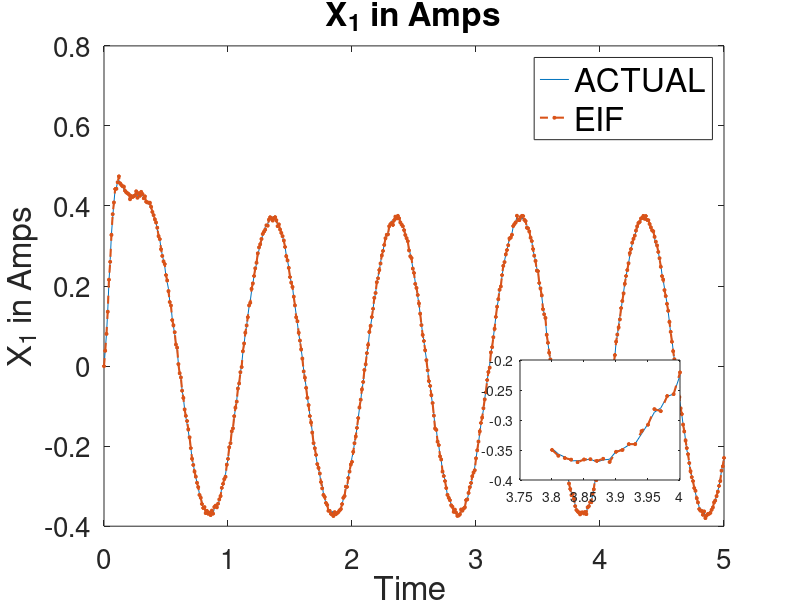
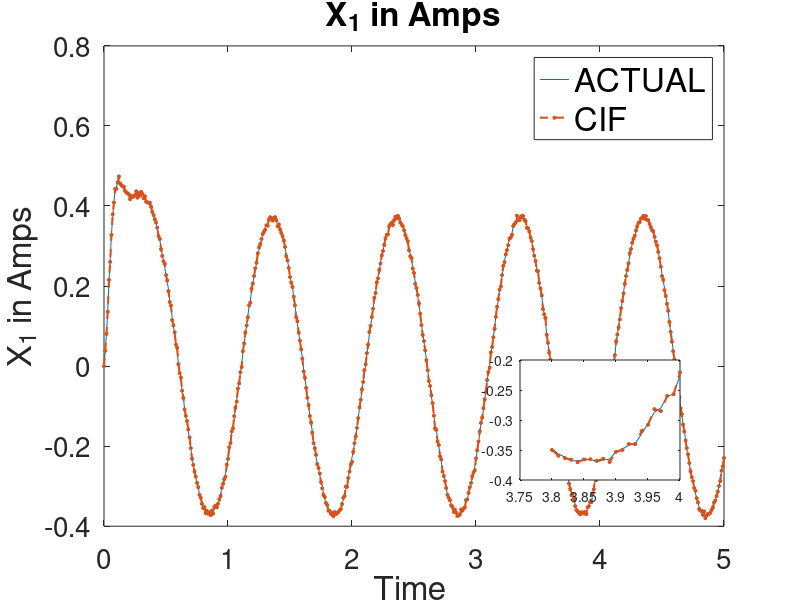
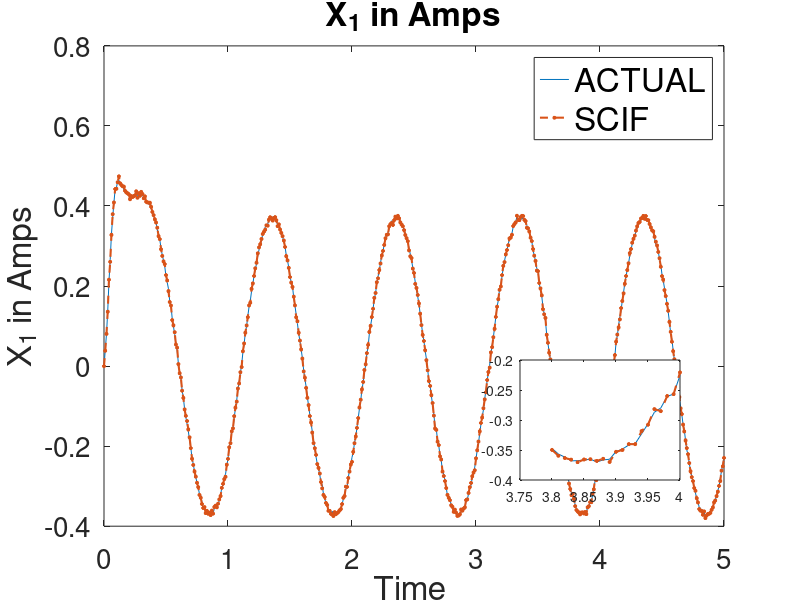
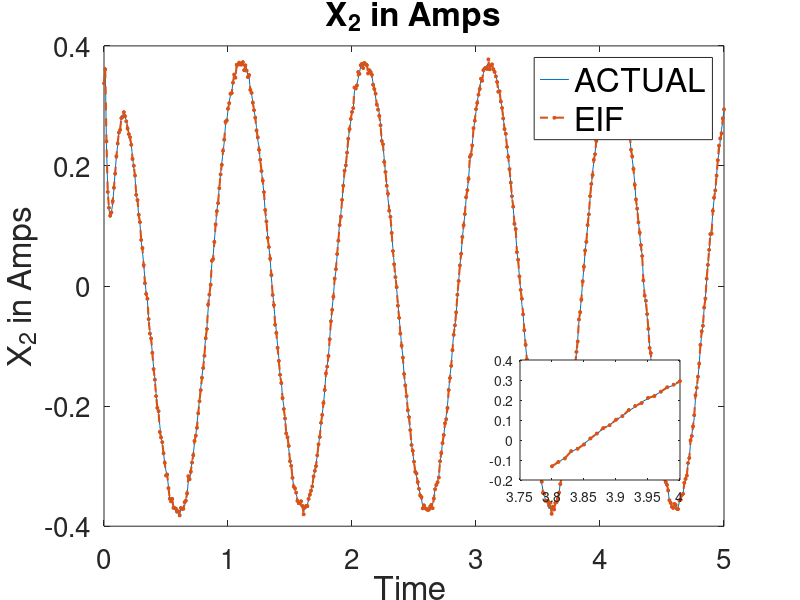

Reproduce these figures in MATLAB, in order.
% Program by Sreevalsan S Menon(sm2hm@mst.edu)

clc
clear 
close all
rng default
%% System Paramters
t = 0:0.001:5;  % Simulation Time
F = 0.001;      % Coefficient of viscous friction
J = 0.00018;    % Moment of inertia
I = 0.003;      % Winding inductance
lambda = 0.1;   % Motor constant
Re = 1.9;       % Winding resistance
x = zeros(4,1); % Initial states
%% Noise matrix
R = [10e-6 0; 0 10e-6];                                 % Measurement noise
Q = [11.11 0 0 0;0 11.11 0 0;0 0 0.25 0;0 0 0 1e-6];    % Process Noise


%% Extended Information Filter  
Y=1/1000*eye(4);                                        % Information matrix initialization
x_hat=[0.1 0.2 0.3 0.4]';                               % Initial state estimate

%% Cubature Information Filter
Pc=inv(1000*eye(4));                                    % Covariance Iniatilzation
Sc=chol(Pc,'lower');                                    % Finding square root of covriance matrix
Syc=inv(Sc);                                            % Finding square root information matrix
x_hatc=[0.1 0.2 0.3 0.4]';                              % Initial state estimate
Xi =  repmat(x_hatc,1,8) + Sc*sqrt(4)*[eye(4) -eye(4)]; % Finding cubature points

%% Square root Kalman Information Filter
Psk=1000*eye(4);                                        % Covariance Iniatilzation
Ysk=chol(Psk\eye(4));                                   % Finding square root information matrix
x_hatsk=[0.1 0.2 0.3 0.5]';                             % Initial state estimate

%% Square root Cubature Information Filter
Psc=1000*eye(4);                                        % Covariance Iniatilzation
Qsqrt=chol(Q);                                          % Square root of process noise
Ssc=chol(Psc\eye(4),'lower');                           % Square root of covariance matrix
Sysc=inv(Ssc);                                          % Square root information matrix
x_hatsc=[0.1 0.2 0.3 0.5]';                             % Initial state estimate
Xis =  repmat(x_hatsc,1,8) + Ssc*sqrt(4)*[eye(4) -eye(4)]; % Finding cubature points
%% Data array
data=[];              % Array to save loop values

%% Prediction and Measurement Update
for i=1:size(t,2)
    %% Actual System
    u1=sin(0.002*pi*i);                                         % State Input u1
    u2=cos(0.002*pi*i);                                         % State Input u2
    x=[ x(1)+0.001*(-Re*x(1)/I + x(3)*lambda*sin(x(4))/I+u1/I)
        x(2)+0.001*(-Re*x(2)/I - x(3)*lambda*cos(x(4))/I+u2/I)
        x(3)+0.001*(-3*lambda*x(1)*sin(x(4))/(2*J)+3*lambda*x(2)*cos(x(4))/(2*J)-F*x(3)/J)
        x(4)+0.001*x(3)];                                       % State update
    x=x+0.001*sqrt(Q)*randn(4,1);                               % Add Process noise
    y=x(1:2)+sqrt(R)*randn(2,1);                                % Finding output 
    
    %% Extended Information Filter(EIF)
    % Prediction
    x_hat=[ x_hat(1)+0.001*(-Re*x_hat(1)/I + x_hat(3)*lambda*sin(x_hat(4))/I+u1/I)
            x_hat(2)+0.001*(-Re*x_hat(2)/I - x_hat(3)*lambda*cos(x_hat(4))/I+u2/I)
            x_hat(3)+0.001*(-3*lambda*x_hat(1)*sin(x_hat(4))/(2*J)+3*lambda*x_hat(2)*cos(x_hat(4))/(2*J)-F*x_hat(3)/J)
            x_hat(4)+0.001*x_hat(3)];                           % State estimate update EIF
    A=[-Re/I 0 lambda/I*sin(x_hat(4)) x_hat(3)*lambda*cos(x_hat(4))/I
        0 -Re/I -lambda*cos(x_hat(4))/I x_hat(3)*lambda*sin(x_hat(4))/I
       -3/2*lambda*sin(x_hat(4))/J 3*lambda*cos(x_hat(4))/(2*J) -F/J -3*lambda*(x_hat(1)*cos(x_hat(4))/(2*J)+x_hat(2)*sin(x_hat(4)))
        0 0 1 0];                                               % Linearization of stae matrix
    Y=inv(A*(Y\A')+Q);                                          % Update information matrix
    y_hat=Y*x_hat;                                              % Update information states
     
    % Measurement Update
    C=[1 0 0 0;0 1 0 0];                                        % Output matrix
    v_k=y-[x_hat(1);x_hat(2)];                                  % Measurement residual
    i_k=C'*(R\(v_k+C*x_hat));                                   % Information state contribution
    I_k=C'*(R\C);                                               % Information matrix contrbution
    y_hat=y_hat+i_k;                                            % Update Information state
    Y=Y+I_k;                                                    % Update Information matrix
    x_hat=Y\y_hat;                                              % Update state estimate
    
    %% Cubature information Filter
    %Prediction
    Xi=[ Xi(1,:)+0.001.*(-Re.*Xi(1,:)./I + Xi(3,:).*lambda.*sin(Xi(4,:))./I+u1/I*ones(1,8))
         Xi(2,:)+0.001.*(-Re*Xi(2,:)./I - Xi(3,:).*lambda.*cos(Xi(4,:))./I+u2/I*ones(1,8))
         Xi(3,:)+0.001.*(-3.*lambda.*Xi(1,:).*sin(Xi(4,:))./(2.*J)+3.*lambda.*Xi(2,:).*cos(Xi(4,:))./(2.*J)-F.*Xi(3,:)./J)
         Xi(4,:)+0.001*Xi(3,:)];                                % Update cubature estimates
    x_hatc=mean(Xi,2);                                          % Find mean estimate
    Pc=(1/8)*(Xi*Xi')-x_hatc*x_hatc'+Q;                         % Predicted covariance matrix
    Sc=chol(Pc);                                                % Square root of covariance matrix
    Yc=inv(Pc);                                                 % Predicted information matrix
    yhat_c=Yc*x_hatc;                                           % Predicted information states
    
    % Measurement Update
    Xi =  repmat(x_hatc,1,8) + Sc*sqrt(4)*[eye(4) -eye(4)];     % Update cubature points
    z_i=Xi(1:2,:);                                              % Output estimate
    z_k=mean(z_i,2);                                            % Output estimate mean
    vk=y-z_k;                                                   % Measurement residual
    Pxz=(1/8)*Xi*z_i'-x_hatc*z_k';                              % Error cross covariance matrix
    I_kc=Yc*Pxz*inv(R)*Pxz'*Yc';                                % Information matrix contrbution
    i_kc=Yc*Pxz*inv(R)*(vk+Pxz'*Yc'*x_hatc);                    % Information state contrbution
    Yc=Yc+I_kc;                                                 % Update Information matrix
    yhat_c=yhat_c+i_kc;                                         % Update Information states
    x_hatc=Yc\yhat_c;                                           % Update state estimate
    Pc=Yc\eye(4);                                               % Update covariance matrix
    Sc=chol(diag(diag(Pc)),'lower');                            % Find square root of covariance matrix
    Xi =  repmat(x_hatc,1,8) + Sc*sqrt(4)*[eye(4) -eye(4)];     % Update cubate points
    
% %% Square root extended information filter
%     % Prediction
%     x_hatsk=[ x_hatsk(1)+0.001*(-Re*x_hatsk(1)/I + x_hatsk(3)*lambda*sin(x_hatsk(4))/I+u1/I)
%             x_hatsk(2)+0.001*(-Re*x_hatsk(2)/I - x_hatsk(3)*lambda*cos(x_hatsk(4))/I+u2/I)
%             x_hatsk(3)+0.001*(-3*lambda*x_hatsk(1)*sin(x_hatsk(4))/(2*J)+3*lambda*x_hatsk(2)*cos(x_hatsk(4))/(2*J)-F*x_hatsk(3)/J)
%             x_hatsk(4)+0.001*x_hatsk(3)];                       % Predict state estimate
%     A=[-Re/I 0 lambda/I*sin(x_hatsk(4)) x_hatsk(3)*lambda*cos(x_hatsk(4))/I
%         0 -Re/I -lambda*cos(x_hatsk(4))/I x_hatsk(3)*lambda*sin(x_hatsk(4))/I
%        -3/2*lambda*sin(x_hatsk(4))/J 3*lambda*cos(x_hatsk(4))/(2*J) -F/J -3*lambda*(x_hatsk(1)*cos(x_hatsk(4))/(2*J)+x_hatsk(2)*sin(x_hatsk(4)))
%         0 0 1 0];                                               % Linearization of stae matrix
%     Ysk=chol((inv(A*((Ysk*Ysk')\A')+Q)),'lower');               % Predict square root of information matrix
%     y_hatsk=Ysk*x_hatsk;                                        % Predict information states
%     
%     % Measurement Update
%     C=[0 1 0 0;1 0 0 0];                                        % Output matrix
%     [W, T]  = qr([Ysk C'*sqrt(R);y_hatsk' y'*sqrt(R)]',0);T=T';  % Householder transformation QR decomposition
%     Ysk=tril(T(1:4,1:4));                                       % Update information matrix
%     y_hatsk=T(5,1:4)';                                          % Update information state
%     x_hatsk=Ysk\y_hatsk;                                        % Update state estimate
%     
%% Square root cubature information filter
    %Prediction
    Xis=[ Xis(1,:)+0.001.*(-Re.*Xis(1,:)./I + Xis(3,:).*lambda.*sin(Xis(4,:))./I+u1/I*ones(1,8))
         Xis(2,:)+0.001.*(-Re*Xis(2,:)./I - Xis(3,:).*lambda.*cos(Xis(4,:))./I+u2/I*ones(1,8))
         Xis(3,:)+0.001.*(-3.*lambda.*Xis(1,:).*sin(Xis(4,:))./(2.*J)+3.*lambda.*Xis(2,:).*cos(Xis(4,:))./(2.*J)-F.*Xis(3,:)./J)
         Xis(4,:)+0.001*Xis(3,:)];                                  % Update cubature estimates    
    x_hatsc=mean(Xis,2);                                            % Find mean estimate
    Xt=(Xis-repmat(x_hatsc,1,8))/sqrt(8);                           % Weighted center matrix
    [~,Ssc]=qr([Xt Qsqrt]',0);Ssc=Ssc';                             % Predict square root of covariance
    Sysc=eye(4)/Ssc';                                               % Predict square root of information matrix
    yhat_sc=Sysc*Sysc'*x_hatsc;                                     % Predict information states
    
    % Measurement Update
    Xis =  repmat(x_hatsc,1,8) + Ssc*sqrt(4)*[eye(4) -eye(4)];      % Update cubature points
    z_is=Xis(1:2,:);                                                % Output estimate
    z_ks=mean(z_is,2);                                              % Mean output estimate
    Xs=(Xis-repmat(x_hatsc,1,8))/sqrt(8);                           % Weighted center matrix for X
    Z=(z_is-repmat(z_ks,1,8))/sqrt(8);                              % Weighted center matrix for Z
    [~,Ss]=qr([Z sqrt(R); Xs zeros(4,2)]',0);Ss=Ss';                % Perform QR decomposition
    Xs=Ss(1:2,1:2);Ys=Ss(3:end,1:2);                                % 
    I_sc=Sysc*Sysc'*(Ys*Xs')*sqrt(pinv(R));                         % Information matrix contribution
    i_sc=(I_sc*sqrt(pinv(R)))*(y-z_ks)+I_sc*I_sc'*x_hatsc;          % Information state contribution
    [~,Sysc]=qr([Sysc I_sc]',0);Sysc=Sysc';                         % Update square root of Information matrix
    yhat_sc=yhat_sc+i_sc;                                           % Update Information state
    Ssc=eye(4)/Sysc';                                               % Update square root of covariance matrix
    x_hatsc=Ssc*Ssc'*yhat_sc;                                       % Find state estimate
    Xis =  repmat(x_hatsc,1,8) + Ssc*sqrt(4)*[eye(4) -eye(4)];      % Update cubature points
    
    %% Saving estimates
    if mod(t(i),0.01)==0
       data=[data; x' x_hat' x_hatc' x_hatsk' x_hatsc'];        % Saving the data
    end  
end
%% Plot X1

figure
plot(0:0.01:5,data(:,1),0:0.01:5,data(:,5),'--*', 'LineWidth',1.5,'MarkerSize',2.5); 
set(gca,'FontSize',20);
title('X_1 in Amps','FontSize', 24)
xlabel('Time ','FontSize', 24);ylabel('X_1 in Amps','FontSize', 24);
legend('ACTUAL','EIF','FontSize', 24)
axes('Position',[.65 .2 .2 .2])
box on
plot(3.8:0.01:4,data(381:401,1),3.8:0.01:4,data(381:401,5),'--*', 'LineWidth',1.5,'MarkerSize',2.5)

figure
plot(0:0.01:5,data(:,1),0:0.01:5,data(:,9),'--*', 'LineWidth',1.5,'MarkerSize',2.5); 
set(gca,'FontSize',20);
title('X_1 in Amps','FontSize', 24)
xlabel('Time ','FontSize', 24);ylabel('X_1 in Amps','FontSize', 24);
legend('ACTUAL','CIF','FontSize', 24)
axes('Position',[.65 .2 .2 .2])
box on
plot(3.8:0.01:4,data(381:401,1),3.8:0.01:4,data(381:401,9),'--*', 'LineWidth',1.5,'MarkerSize',2.5)


figure
plot(0:0.01:5,data(:,1),0:0.01:5,data(:,17),'--*', 'LineWidth',1.5,'MarkerSize',2.5); 
set(gca,'FontSize',20);
title('X_1 in Amps','FontSize', 24)
xlabel('Time ','FontSize', 24);ylabel('X_1 in Amps','FontSize', 24);
legend('ACTUAL','SCIF','FontSize', 24)
axes('Position',[.65 .2 .2 .2])
box on
plot(3.8:0.01:4,data(381:401,1),3.8:0.01:4,data(381:401,17),'--*', 'LineWidth',1.5,'MarkerSize',2.5)

%% Plot X2

figure
plot(0:0.01:5,data(:,2),0:0.01:5,data(:,6),'--*', 'LineWidth',1.5,'MarkerSize',2.5); 
set(gca,'FontSize',20);
title('X_2 in Amps','FontSize', 24)
xlabel('Time ','FontSize', 24);ylabel('X_2 in Amps','FontSize', 24);
legend('ACTUAL','EIF','FontSize', 24)
axes('Position',[.65 .2 .2 .2])
box on
plot(3.8:0.01:4,data(381:401,2),3.8:0.01:4,data(381:401,6),'--*', 'LineWidth',1.5,'MarkerSize',2.5)

figure
plot(0:0.01:5,data(:,2),0:0.01:5,data(:,10),'--*', 'LineWidth',1.5,'MarkerSize',2.5); 
set(gca,'FontSize',20);
title('X_2 in Amps','FontSize', 24)
xlabel('Time ','FontSize', 24);ylabel('X_2 in Amps','FontSize', 24);
legend('ACTUAL','CIF','FontSize', 24)
axes('Position',[.65 .2 .2 .2])
box on
plot(3.8:0.01:4,data(381:401,2),3.8:0.01:4,data(381:401,10),'--*', 'LineWidth',1.5,'MarkerSize',2.5)


figure
plot(0:0.01:5,data(:,2),0:0.01:5,data(:,18),'--*', 'LineWidth',1.5,'MarkerSize',2.5); 
set(gca,'FontSize',20);
title('X_2 in Amps','FontSize', 24)
xlabel('Time ','FontSize', 24);ylabel('X_2 in Amps','FontSize', 24);
legend('ACTUAL','SCIF','FontSize', 24)
axes('Position',[.65 .2 .2 .2])
box on
plot(3.8:0.01:4,data(381:401,2),3.8:0.01:4,data(381:401,18),'--*', 'LineWidth',1.5,'MarkerSize',2.5)


%% Plot X3
figure
plot(0:0.01:5,data(:,3),0:0.01:5,data(:,7),'--*', 'LineWidth',1.5,'MarkerSize',2.5); 
set(gca,'FontSize',20);
title('X_3 in Rad/s','FontSize', 24)
xlabel('Time ','FontSize', 24);ylabel('X_3 in Rad/s','FontSize', 24);
legend('ACTUAL','EIF','FontSize', 24)
axes('Position',[.65 .2 .2 .2])
box on
plot(3.8:0.01:4,data(381:401,3),3.8:0.01:4,data(381:401,7),'--*', 'LineWidth',1.5,'MarkerSize',2.5)

figure
plot(0:0.01:5,data(:,3),0:0.01:5,data(:,11),'--*', 'LineWidth',1.5,'MarkerSize',2.5); 
set(gca,'FontSize',20);
title('X_3 in Rad/s','FontSize', 24)
xlabel('Time ','FontSize', 24);ylabel('X_3 in Rad/s','FontSize', 24);
legend('ACTUAL','CIF','FontSize', 24)
axes('Position',[.65 .6 .2 .2])
box on
plot(3.8:0.01:4,data(381:401,3),3.8:0.01:4,data(381:401,11),'--*', 'LineWidth',1.5,'MarkerSize',2.5)


figure
plot(0:0.01:5,data(:,3),0:0.01:5,data(:,19),'--*', 'LineWidth',1.5,'MarkerSize',2.5); 
set(gca,'FontSize',20);
title('X_3 in Rad/s','FontSize', 24)
xlabel('Time ','FontSize', 24);ylabel('X_3 in Rad/s','FontSize', 24);
legend('ACTUAL','SCIF','FontSize', 24)
axes('Position',[.65 .6 .2 .2])
box on
plot(3.8:0.01:4,data(381:401,3),3.8:0.01:4,data(381:401,19),'--*', 'LineWidth',1.5,'MarkerSize',2.5)

%% Plot X4
figure
plot(0:0.01:5,mod(data(:,4),2*pi),0:0.01:5,mod(data(:,8),2*pi),'--*', 'LineWidth',1.5,'MarkerSize',2.5); 
set(gca,'FontSize',20);
title('X_4 in Rad','FontSize', 24)
xlabel('Time ','FontSize', 24);ylabel('X_4 in Rad','FontSize', 24);
legend('ACTUAL','EIF','FontSize', 24)
axes('Position',[.65 .2 .2 .2])
box on
plot(3.8:0.01:4,mod(data(381:401,4),2*pi),3.8:0.01:4,mod(data(381:401,8),2*pi),'--*', 'LineWidth',1.5,'MarkerSize',2.5)

figure
plot(0:0.01:5,mod(data(:,4),2*pi),0:0.01:5,mod(data(:,12),2*pi),'--*', 'LineWidth',1.5,'MarkerSize',2.5); 
set(gca,'FontSize',20);
title('X_4 in Rad','FontSize', 24)
xlabel('Time ','FontSize', 24);ylabel('X_4 in Rad','FontSize', 24);
legend('ACTUAL','CIF','FontSize', 24)
axes('Position',[.65 .2 .2 .2])
box on
plot(3.8:0.01:4,mod(data(381:401,4),2*pi),3.8:0.01:4,mod(data(381:401,12),2*pi),'--*', 'LineWidth',1.5,'MarkerSize',2.5)


figure
plot(0:0.01:5,mod(data(:,4),2*pi),0:0.01:5,mod(data(:,20),2*pi),'--*', 'LineWidth',1.5,'MarkerSize',2.5); 
set(gca,'FontSize',20);
title('X_4 in Rad','FontSize', 24)
xlabel('Time ','FontSize', 24);ylabel('X_4 in Rad','FontSize', 24);
legend('ACTUAL','SCIF','FontSize', 24)
axes('Position',[.65 .2 .2 .2])
box on
plot(3.8:0.01:4,mod(data(381:401,4),2*pi),3.8:0.01:4,mod(data(381:401,20),2*pi),'--*', 'LineWidth',1.5,'MarkerSize',2.5)

%% Plot RMSE
figure
plot(0:0.01:5,abs(data(:,1)-data(:,5)),0:0.01:5,abs(data(:,1)-data(:,9)), 0:0.01:5,abs(data(:,1)-data(:,17)), 'LineWidth',1.5,'MarkerSize',2.5); 
set(gca,'FontSize',20);
title('Error X1','FontSize', 24)
xlabel('Time ','FontSize', 24);ylabel('Error X1','FontSize', 24);
legend('EIF','CIF','SCIF','FontSize', 24)

figure
plot(0:0.01:5,abs(data(:,2)-data(:,6)),0:0.01:5,abs(data(:,2)-data(:,10)), 0:0.01:5,abs(data(:,2)-data(:,18)), 'LineWidth',1.5,'MarkerSize',2.5); 
set(gca,'FontSize',20);
title('Error X2','FontSize', 24)
xlabel('Time ','FontSize', 24);ylabel('Error X2','FontSize', 24);
legend('EIF','CIF','SCIF','FontSize', 24)

figure
plot(0:0.01:5,abs(data(:,3)-data(:,7)),'m',0:0.01:5,abs(data(:,3)-data(:,11)),'r', 0:0.01:5,abs(data(:,3)-data(:,19)),'k', 'LineWidth',1.5,'MarkerSize',2.5); 
set(gca,'FontSize',20);
title('Error X3','FontSize', 24)
xlabel('Time ','FontSize', 24);ylabel('Error X3','FontSize', 24);
legend('EIF','CIF','SCIF','FontSize', 24)
axes('Position',[.65 .6 .2 .2])
box on
plot(3.8:0.01:5,abs(data(381:end,3)-data(381:end,11)),'r' , 'LineWidth',1.5,'MarkerSize',2.5)
axes('Position',[.65 0.3 .2 .2])
box on
plot(3.8:0.01:5,abs(data(381:end,3)-data(381:end,19)), 'k','LineWidth',1.5,'MarkerSize',2.5)

figure
plot(0:0.01:5,abs(data(:,4)-data(:,8)),'m',0:0.01:5,abs(data(:,4)-data(:,12)),'r', 0:0.01:5,abs(data(:,4)-data(:,20)),'k', 'LineWidth',1.5,'MarkerSize',2.5); 
set(gca,'FontSize',20);
title('Error X4','FontSize', 24)
xlabel('Time ','FontSize', 24);ylabel('Error X4','FontSize', 24);
legend('EIF','CIF','SCIF','FontSize', 24)
axes('Position',[.65 .6 .2 .2])
box on
plot(3.8:0.01:5,abs(data(381:end,4)-data(381:end,12)),'r' , 'LineWidth',1.5,'MarkerSize',2.5)
axes('Position',[.65 0.3 .2 .2])
box on
plot(3.8:0.01:5,abs(data(381:end,4)-data(381:end,20)), 'k','LineWidth',1.5,'MarkerSize',2.5)